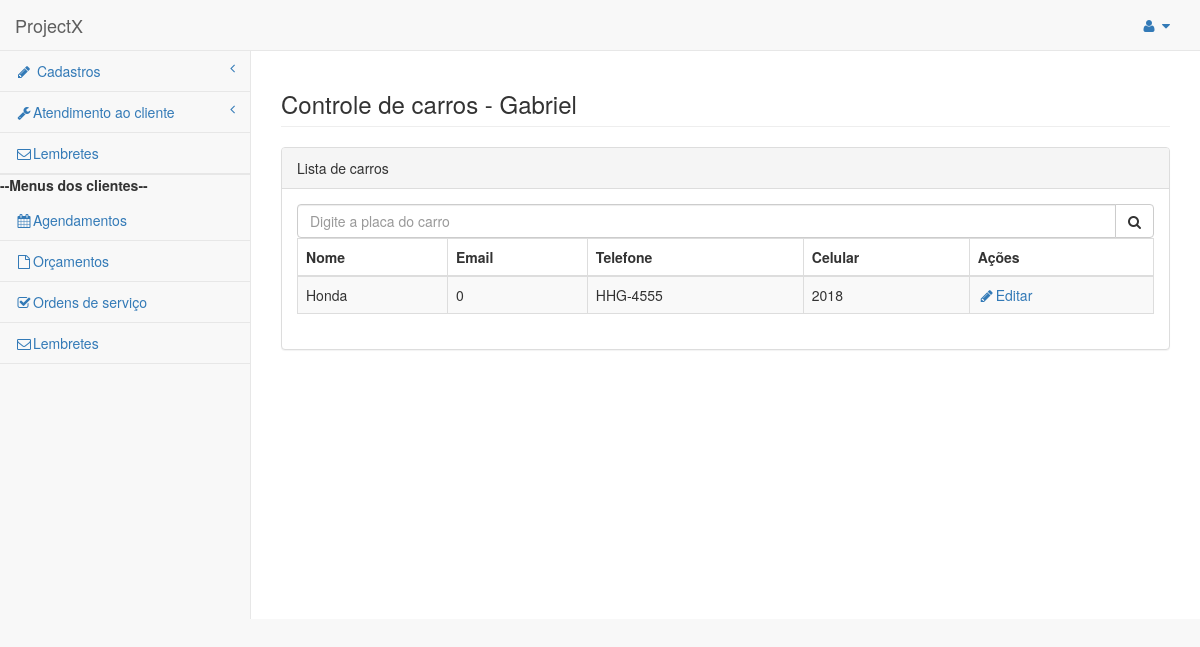
Page /pages/car_cli.php?id=11 on the earlier database version.
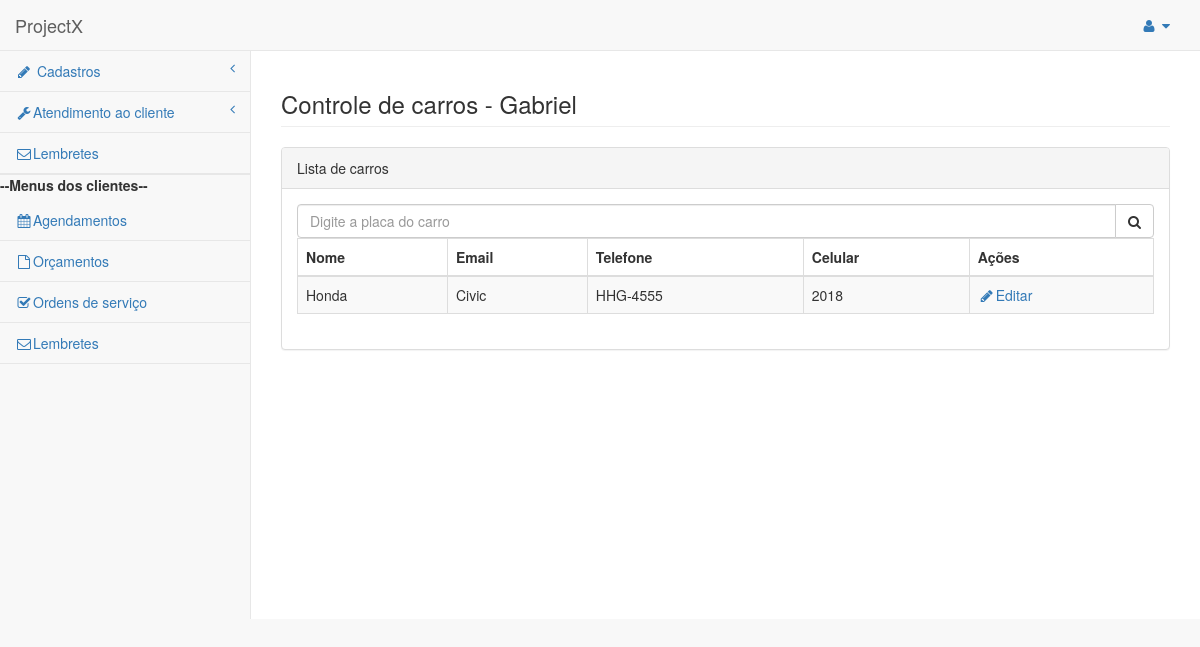
Same page on the later database version.
### tables this page shows
CREATE TABLE `carros` (
  `id` int(10) UNSIGNED NOT NULL,
  `marca` varchar(30) NOT NULL,
  `modelo` varchar(11) NOT NULL,
  `versao` varchar(30) DEFAULT NULL,
  `placa` varchar(11) NOT NULL,
  `ano` year(4) NOT NULL,
  `ano_modelo` year(4) NOT NULL,
  `tipo_combustivel` varchar(30) NOT NULL,
  `cor` varchar(30) DEFAULT NULL,
  `status` char(1) NOT NULL DEFAULT 'A',
  `data_cadastro` datetime NOT NULL DEFAULT CURRENT_TIMESTAMP
);

### pages/car_cli.php (the view, shortened to what this page needs)
 <?php include 'navbar.php';
 include  "../processa/conecta.php";
 $id_cliente = $_GET['id'];
$sql = $mysqli->prepare('select id,marca,modelo,placa,ano from carros as c,carro_cliente as cl where cl.id_cliente = ? and c.id = cl.id_carro');
$sql->bind_param('i',$id_cliente);
 $sql->execute();
 $sql->bind_result($id,$marca,$modelo,$placa,$ano);
  $sql->store_result();
$sql1 = $mysqli->prepare('select nome from clientes where id= ?');
$sql1->bind_param('i',$id_cliente);
$sql1->execute();
 $sql1->bind_result($nome_cli);
 ?>
 <div class="row">
  <div class="col-lg-12">
    <h3 class="page-header">Controle de carros - <?php echo "$nome_cli";?></h3>
  </div>
 </div>
 <div class="row">
  <div class="col-lg-12">
    <div class="panel panel-default">
      <div class="panel-heading">
        Lista de carros
      </div>
      <div class="panel-body">
              <div class="input-group custom-search-form">
                <input type="text" class="form-control" placeholder="Digite a placa do carro">
                <span class="input-group-btn">
                  <button class="btn btn-default" type="button">
                    <i class="fa fa-search"></i>
                  </button>
                </span>
              </div>
              <table width="100%" class="table table-striped table-bordered table-hover" id="dataTables-example">
                <thead>
                  <tr>
                     <th>Nome</th>
                    <th>Email</th>
                    <th>Telefone</th>
                    <th>Celular</th>
                    <th>Ações</th>
                  </tr>
                </thead>
               <tbody>
                  <?php while ($sql->fetch()){
                    echo " <tr class='odd gradeX'>
                    <td>$marca</td>
                    <td>$modelo</td>
                    <td>$placa</td>
                    <td>$ano</td>
                    <td><a href='edit_carros.php?id=$id'><i class='fa  fa-pencil    fa-fw'></i>Editar</a>
                    </tr>
                    ";
                  }?>
              </tbody>
              </table>
      </div>
    </div>
  </div>
</div>
</div>
</body>
</html>

Differences in the rows shown:
changed carros "Honda": modelo "0" → "Civic"
